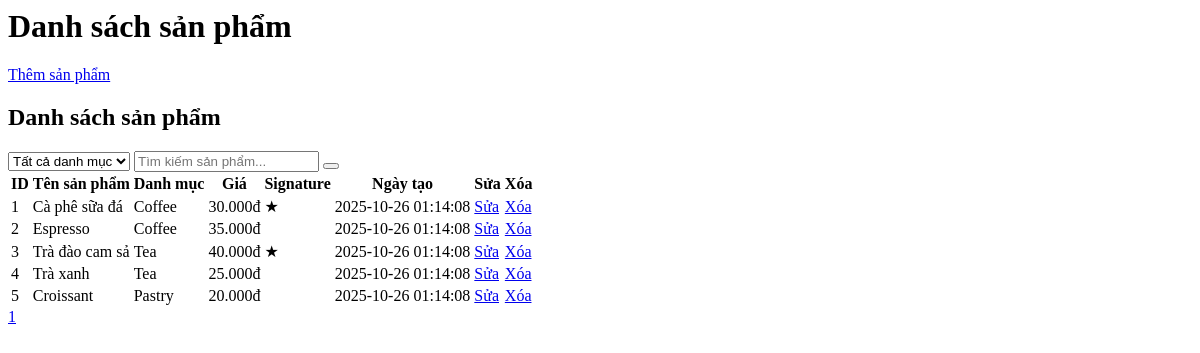
The app's page /admin/products/list.php with its own data.
### tables this page shows
CREATE TABLE products (
    product_id INT AUTO_INCREMENT PRIMARY KEY,
    category_id INT,
    name VARCHAR(100) NOT NULL,
    description TEXT,
    price DECIMAL(10,2) NOT NULL,
    image VARCHAR(255),
    is_signature BOOLEAN DEFAULT FALSE,
    created_at TIMESTAMP DEFAULT CURRENT_TIMESTAMP,
    FOREIGN KEY (category_id) REFERENCES categories(category_id)
);

CREATE TABLE categories (
    category_id INT AUTO_INCREMENT PRIMARY KEY,
    name VARCHAR(100) NOT NULL,
    description TEXT
);

### admin/products/list.php (the view, shortened to what this page needs)
<?php
include_once '../../database/db_connection.php';
$cat = isset($_GET['cat']) ? $_GET['cat'] : '';
$catFilter = $cat ? " AND c.name = '" . $conn->real_escape_string($cat) . "'" : '';
$search = isset($_GET['search']) ? $conn->real_escape_string(trim($_GET['search'])) : '';
$searchFilter = $search ? " AND (p.name LIKE '%$search%' OR CAST(p.price AS CHAR) LIKE '%$search%')" : '';
$page = isset($_GET['page']) ? max(1, intval($_GET['page'])) : 1;
$limit = 10;
$offset = ($page - 1) * $limit;
$sqlCount = "SELECT COUNT(*) FROM products p LEFT JOIN categories c ON p.category_id = c.category_id WHERE 1=1 $catFilter $searchFilter";
$total = $conn->query($sqlCount)->fetch_row()[0];
$totalPages = ceil($total / $limit);
$sql = "SELECT p.product_id, p.name, c.name AS category, p.price, p.is_signature, p.created_at FROM products p LEFT JOIN categories c ON p.category_id = c.category_id WHERE 1=1 $catFilter $searchFilter ORDER BY p.created_at DESC LIMIT $limit OFFSET $offset";
$result = $conn->query($sql);
?>
<div class="p-6">
  <div class="flex justify-between items-center mb-8">
    <h1 class="text-2xl font-bold text-gray-800 flex items-center gap-2"><i class="fa fa-coffee text-pink-500"></i> Danh sách sản phẩm</h1>
    <a href="#" data-page="products/add.php" class="bg-pink-600 hover:bg-pink-700 text-white px-6 py-2 rounded-xl font-bold shadow transition flex items-center gap-2"><i class="fa fa-plus"></i> Thêm sản phẩm</a>
  </div>
    <div class="bg-white rounded-xl shadow p-8">
      <h2 class="text-2xl font-bold mb-6 text-orange-600 flex items-center gap-2"><i class="fa fa-coffee"></i> Danh sách sản phẩm</h2>
      <div class="mb-4 flex items-center gap-2">
        <select name="cat" class="border rounded px-2 py-1">
          <option value="">Tất cả danh mục</option>
        </select>
        <input type="text" id="searchInput" placeholder="Tìm kiếm sản phẩm..." value="<?= htmlspecialchars($search) ?>" class="border rounded px-4 py-2 w-full focus:outline-none focus:ring-2 focus:ring-orange-200">
        <button id="clearSearch" class="bg-gray-500 hover:bg-gray-600 text-white px-4 py-2 rounded font-semibold"><i class="fa fa-times"></i></button>
      </div>
    <table id="productTable" class="min-w-full table-auto border-collapse">
      <thead>
        <tr class="bg-orange-100 text-orange-700">
          <th class="px-4 py-2 sortable" data-sort="product_id">ID</th>
          <th class="px-4 py-2 sortable" data-sort="name">Tên sản phẩm</th>
          <th class="px-4 py-2 sortable" data-sort="category">Danh mục</th>
          <th class="px-4 py-2 sortable" data-sort="price">Giá</th>
          <th class="px-4 py-2 sortable" data-sort="is_signature">Signature</th>
          <th class="px-4 py-2 sortable" data-sort="created_at">Ngày tạo</th>
          <th class="px-4 py-2">Sửa</th>
          <th class="px-4 py-2">Xóa</th>
        </tr>
      </thead>
      <tbody>
        <?php while ($row = $result->fetch_assoc()): ?>
        <tr class="border-b fade-in">
          <td class="px-4 py-2" data-value="<?= $row['product_id'] ?>"><?= $row['product_id'] ?></td>
          <td class="px-4 py-2" data-value="<?= htmlspecialchars($row['name']) ?>"><?= htmlspecialchars($row['name']) ?></td>
          <td class="px-4 py-2" data-value="<?= htmlspecialchars($row['category']) ?>"><?= htmlspecialchars($row['category']) ?></td>
          <td class="px-4 py-2" data-value="<?= $row['price'] ?>"><?= number_format($row['price'], 0, ',', '.') ?>đ</td>
          <td class="px-4 py-2" data-value="<?= $row['is_signature'] ?>"><?= $row['is_signature'] ? '<span class="text-orange-600 font-bold">★</span>' : '' ?></td>
          <td class="px-4 py-2" data-value="<?= $row['created_at'] ?>"><?= $row['created_at'] ?></td>
          <td class="px-4 py-2"><a href="#" data-page="products/edit.php?id=<?= $row['product_id'] ?>" class="text-orange-500 hover:underline">Sửa</a></td>
          <td class="px-4 py-2"><a href="#" data-page="products/delete.php?id=<?= $row['product_id'] ?>" class="text-red-500 hover:underline">Xóa</a></td>
        </tr>
        <?php endwhile; ?>
      </tbody>
    </table>
    <div class="mt-4 flex gap-2">
      <?php for($i=1;$i<=$totalPages;$i++): ?>
        <a href="#" data-page="products/list.php?page=<?= $i ?>&cat=<?= urlencode($cat) ?>&search=<?= urlencode($search) ?>" class="px-3 py-1 rounded <?= $i==$page ? 'bg-pink-500 text-white' : 'bg-gray-100 text-gray-700' ?>"><?= $i ?></a>
      <?php endfor; ?>
    </div>
  </div>
</div>

### admin/products/list.php (style rules this page uses)
th.sortable { cursor: pointer; user-select: none; }
.fade-in { animation: fadeIn 0.5s ease-in; }

### records on screen
products: product_id "1", name "Cà phê sữa đá", category.name "Coffee", price "30.000", created_at "2025-10-26 01:14:08"
products: product_id "2", name "Espresso", category.name "Coffee", price "35.000", $row['is_signature'] 0 (drawn), created_at "2025-10-26 01:14:08"
products: product_id "3", name "Trà đào cam sả", category.name "Tea", price "40.000", $row['is_signature'] 1 (drawn), created_at "2025-10-26 01:14:08"
products: product_id "4", name "Trà xanh", category.name "Tea", price "25.000", $row['is_signature'] 0 (drawn), created_at "2025-10-26 01:14:08"
products: product_id "5", name "Croissant", category.name "Pastry", price "20.000", $row['is_signature'] 0 (drawn), created_at "2025-10-26 01:14:08"
